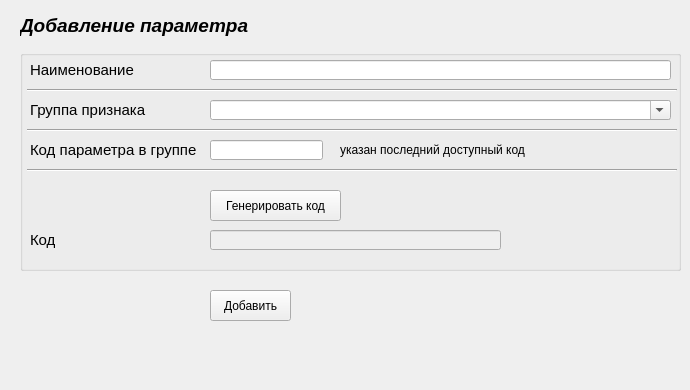
        <widget class="QWidget" name="AddDataInitial">
         <attribute name="title">
          <string>Добавление данных</string>
         </attribute>
         <widget class="QLabel" name="label">
          <property name="geometry">
           <rect>
            <x>20</x>
            <y>10</y>
            <width>241</width>
            <height>31</height>
           </rect>
          </property>
          <property name="font">
           <font>
            <pointsize>14</pointsize>
            <weight>75</weight>
            <italic>true</italic>
            <bold>true</bold>
           </font>
          </property>
          <property name="text">
           <string>Добавление параметра</string>
          </property>
          <property name="textFormat">
           <enum>Qt::RichText</enum>
          </property>
          <property name="scaledContents">
           <bool>false</bool>
          </property>
          <property name="wordWrap">
           <bool>false</bool>
          </property>
         </widget>
         <widget class="QGroupBox" name="groupBox">
          <property name="enabled">
           <bool>true</bool>
          </property>
          <property name="geometry">
           <rect>
            <x>20</x>
            <y>50</y>
            <width>661</width>
            <height>221</height>
           </rect>
          </property>
          <property name="autoFillBackground">
           <bool>false</bool>
          </property>
          <property name="title">
           <string/>
          </property>
          <property name="alignment">
           <set>Qt::AlignBottom|Qt::AlignHCenter</set>
          </property>
          <property name="flat">
           <bool>false</bool>
          </property>
          <property name="checkable">
           <bool>false</bool>
          </property>
          <widget class="Line" name="line">
           <property name="geometry">
            <rect>
             <x>7</x>
             <y>30</y>
             <width>650</width>
             <height>20</height>
            </rect>
           </property>
           <property name="orientation">
            <enum>Qt::Horizontal</enum>
           </property>
          </widget>
          <widget class="QLabel" name="label_2">
           <property name="geometry">
            <rect>
             <x>10</x>
             <y>0</y>
             <width>121</width>
             <height>39</height>
            </rect>
           </property>
           <property name="font">
            <font>
             <pointsize>11</pointsize>
            </font>
           </property>
           <property name="text">
            <string>Наименование</string>
           </property>
          </widget>
          <widget class="QLineEdit" name="lineEdit_nameInitial">
           <property name="geometry">
            <rect>
             <x>190</x>
             <y>10</y>
             <width>461</width>
             <height>20</height>
            </rect>
           </property>
          </widget>
          <widget class="QLabel" name="label_3">
           <property name="geometry">
            <rect>
             <x>10</x>
             <y>170</y>
             <width>25</width>
             <height>39</height>
            </rect>
           </property>
           <property name="font">
            <font>
             <pointsize>11</pointsize>
            </font>
           </property>
           <property name="text">
            <string>Код</string>
           </property>
          </widget>
          <widget class="QLineEdit" name="lineEdit_codeInitial">
           <property name="enabled">
            <bool>false</bool>
           </property>
           <property name="geometry">
            <rect>
             <x>190</x>
             <y>180</y>
             <width>291</width>
             <height>20</height>
            </rect>
           </property>
           <property name="font">
            <font>
             <weight>75</weight>
             <italic>true</italic>
             <bold>true</bold>
            </font>
           </property>
          </widget>
          <widget class="QLabel" name="label_7">
           <property name="geometry">
            <rect>
             <x>10</x>
             <y>40</y>
             <width>131</width>
             <height>39</height>
            </rect>
           </property>
           <property name="font">
            <font>
             <pointsize>11</pointsize>
            </font>
           </property>
           <property name="text">
            <string>Группа признака</string>
           </property>
           <property name="textFormat">
            <enum>Qt::PlainText</enum>
           </property>
          </widget>
          <widget class="QLabel" name="label_5">
           <property name="geometry">
            <rect>
             <x>10</x>
             <y>90</y>
             <width>181</width>
             <height>20</height>
            </rect>
           </property>
           <property name="font">
            <font>
             <pointsize>11</pointsize>
            </font>
           </property>
           <property name="text">
            <string>Код параметра в группе</string>
           </property>
          </widget>
          <widget class="Line" name="line_3">
           <property name="geometry">
            <rect>
             <x>7</x>
             <y>70</y>
             <width>650</width>
             <height>20</height>
            </rect>
           </property>
           <property name="orientation">
            <enum>Qt::Horizontal</enum>
           </property>
          </widget>
          <widget class="QComboBox" name="comboBox_groupInitial">
           <property name="geometry">
            <rect>
             <x>190</x>
             <y>50</y>
             <width>461</width>
             <height>20</height>
            </rect>
           </property>
           <property name="editable">
            <bool>true</bool>
           </property>
          </widget>
          <widget class="Line" name="line_4">
           <property name="geometry">
            <rect>
             <x>7</x>
             <y>110</y>
             <width>650</width>
             <height>20</height>
            </rect>
           </property>
           <property name="orientation">
            <enum>Qt::Horizontal</enum>
           </property>
          </widget>
          <widget class="QPushButton" name="pButton_GenerateCodeInitial">
           <property name="enabled">
            <bool>true</bool>
           </property>
           <property name="geometry">
            <rect>
             <x>190</x>
             <y>140</y>
             <width>131</width>
             <height>31</height>
            </rect>
           </property>
           <property name="text">
            <string>Генерировать код</string>
           </property>
           <property name="autoRepeatInterval">
            <number>103</number>
           </property>
          </widget>
          <widget class="QLineEdit" name="lineEdit_codeInGroupInitial">
           <property name="geometry">
            <rect>
             <x>190</x>
             <y>90</y>
             <width>113</width>
             <height>20</height>
            </rect>
           </property>
          </widget>
          <widget class="QLabel" name="label_15">
           <property name="geometry">
            <rect>
             <x>320</x>
             <y>90</y>
             <width>191</width>
             <height>20</height>
            </rect>
           </property>
           <property name="font">
            <font>
             <pointsize>9</pointsize>
            </font>
           </property>
           <property name="text">
            <string>указан последний доступный код</string>
           </property>
          </widget>
         </widget>
         <widget class="QPushButton" name="pButton_AddInitial">
          <property name="geometry">
           <rect>
            <x>210</x>
            <y>290</y>
            <width>81</width>
            <height>31</height>
           </rect>
          </property>
          <property name="text">
           <string>Добавить</string>
          </property>
         </widget>
         <widget class="QLabel" name="label_infoInitial">
          <property name="geometry">
           <rect>
            <x>70</x>
            <y>350</y>
            <width>371</width>
            <height>31</height>
           </rect>
          </property>
          <property name="font">
           <font>
            <pointsize>11</pointsize>
           </font>
          </property>
          <property name="text">
           <string/>
          </property>
         </widget>
        </widget>
